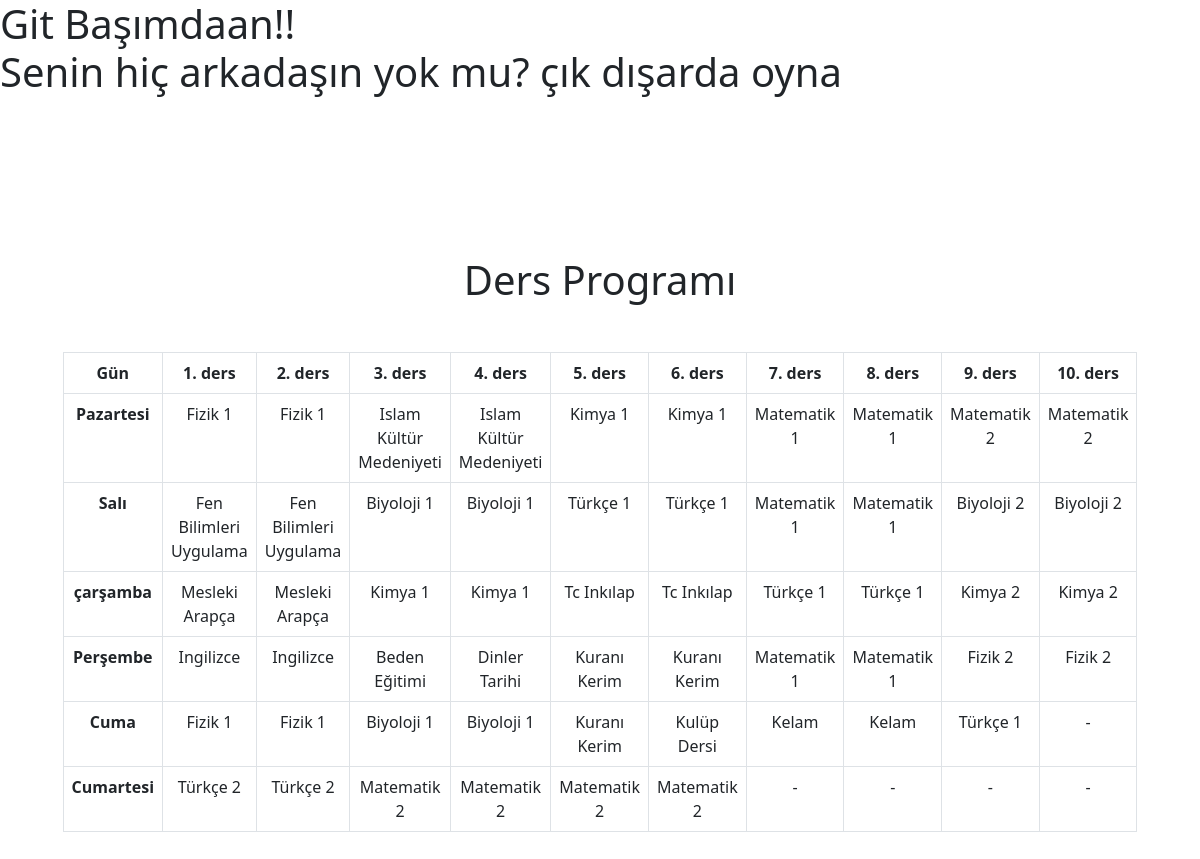
The page / on the database its author committed.
### tables this page shows
CREATE TABLE lesson(
id TEXT UNIQUE PRIMARY KEY,
name TEXT NOT NULL,
teacher TEXT NOT NULL,
homework TEXT);

### index.php (the view, shortened to what this page needs)
<!DOCTYPE html>
<html lang="en">
<head>
	<link href="https://cdn.jsdelivr.net/npm/bootstrap@5.2.1/dist/css/bootstrap.min.css" rel="stylesheet">
</head>
<body>
<?php
$day = strtolower(date('l', strtotime(date("y-m-d"))));
$gunler = ["pazartesi","salı","çarşamba","perşembe","cuma","cumartesi"];
$time = [date("H"), date("i")];
$wkns_times = ["08300910", "09100950", "10051045", "10451125", "11401220", "12201300"];
switch ($day) {
	case "sunday":
		$day = "pazar";
		$times = $wkns_times;
		break;
}
if ($day)
{
	function get_lessons($day)
	{
		return $less;
	}
	$less = get_lessons($day);
	function which_lesson($times, $time, $less)
	{
		$not_tenefus = false;
		for ($a=0; $a < sizeof($times); $a++)
		{
			$ttimes = str_split($times[$a], 2);
		}
		return [$not_tenefus, $w_time, $aa, $ll];
	}
	$not_tenefus = which_lesson($times, $time, $less)[0];
	$w_time = which_lesson($times, $time, $less)[1];
	$aa = which_lesson($times, $time, $less)[2];
	function lesson_infos($ll)
	{
		$dir = "sqlite:db.sqlite";
		$dhb = new PDO($dir);
		$husamettin = "SELECT * FROM lesson WHERE id='".$ll."'";
		$result = $dhb->query($husamettin);
		foreach ($result as $row)
		{
			$les = $row;
		}
		return $les;
	}
	function get_all_lessons($gunler)
	{
		$dir = "sqlite:db.sqlite";
		$dhb = new PDO($dir);
		$abd = "SELECT lessons FROM day;";
		$result = $dhb->query($abd);
		$b = 0;
		$ttr = [];
		foreach($result as $row)
		{
			$all_lessons = str_split($row[0], 4);
			foreach($all_lessons as $lessonn)
			{
				$ttr[$b][] = $lessonn;
			}
			$b+=1;
		}
		return $ttr;
	}
	$lesss = get_all_lessons($gunler);
}
if ($day == "pazar") $tatil = true;
?>
	<?php if($tatil) {echo "<h1>Git Başımdaan!!<br>Senin hiç arkadaşın yok mu? çık dışarda oyna</h1>";} ?>
<h1 style="text-align: center; margin-bottom: 3rem;" class="text">Ders Programı</h1>
<table style="width: 80%; margin: 0 auto; margin-bottom: 13rem;" class="table table-bordered">
  <thead class="thead-dark">
    <tr>
      <th scope="col" style='text-align: center;'>Gün</th>
<?php
for($r=0;$r<10;$r++)
{
	if($r==$aa && $not_tenefus) echo '<th scope="col" class="text-light bg-secondary" style="text-align: center;">'.($r+1).'. ders</th>';
	else echo '<th scope="col" style="text-align: center;">'.($r+1).'. ders</th>';
}
?>
    </tr>
  </thead>
  <tbody>
<?php
$a = 0;
foreach($lesss as $le)
{
	if($gunler[$a] == $day && $tatil == false) echo "<tr class='bg-secondary text-light'>";
	else echo "<tr>";
	echo "<th scope='row' style='text-align: center;'>".ucwords($gunler[$a])."</th>";
	$o = 0;
	foreach($le as $l)
	{
		if ($o == $aa && $gunler[$a] == $day && $not_tenefus) echo "<td style='text-align: center;' class='bg-dark'>".ucwords(lesson_infos($l)["name"])."</td>";
		else if ($o == $aa && $not_tenefus) echo "<td style='text-align: center;' class='bg-secondary text-light'>".ucwords(lesson_infos($l)["name"])."</td>";
		else echo "<td style='text-align: center;'>".ucwords(lesson_infos($l)["name"])."</td>";
		$o+=1;
	}
	for($f=sizeof($le); $f<10; $f++)
	{
		echo "<td style='text-align: center;'>-</td>";
	}
	echo "</tr>";
	$a+=1;
}
?>
  </tbody>
</table>
</body>
</html>

### rows shown on the page
lesson: name "Fizik 1"
lesson: name "Islam Kültür Medeniyeti"
lesson: name "Kimya 1"
lesson: name "Matematik 1"
lesson: name "Matematik 2", a "Cumartesi", name "Türkçe 2"
lesson: name "Fen Bilimleri Uygulama"
lesson: name "Biyoloji 1"
lesson: name "Türkçe 1"
lesson: name "Biyoloji 2"
lesson: name "Mesleki Arapça"
lesson: name "Tc Inkılap"
lesson: name "Kimya 2"
lesson: name "Ingilizce"
lesson: name "Beden Eğitimi"
lesson: name "Dinler Tarihi"
lesson: name "Kuranı Kerim"
lesson: name "Fizik 2"
lesson: name "Kulüp Dersi"
lesson: name "Kelam"
lesson: name "Türkçe 2"

### other values the page prints
$gunler[$a] "Pazartesi"
lesson_infos($l)["name"] "Fizik 1"
lesson_infos($l)["name"] "Islam Kültür Medeniyeti"
lesson_infos($l)["name"] "Kimya 1"
lesson_infos($l)["name"] "Matematik 1"
lesson_infos($l)["name"] "Matematik 2"
$gunler[$a] "Salı"
lesson_infos($l)["name"] "Fen Bilimleri Uygulama"
lesson_infos($l)["name"] "Biyoloji 1"
lesson_infos($l)["name"] "Türkçe 1"
lesson_infos($l)["name"] "Biyoloji 2"
$gunler[$a] "çarşamba"
lesson_infos($l)["name"] "Mesleki Arapça"
lesson_infos($l)["name"] "Tc Inkılap"
lesson_infos($l)["name"] "Kimya 2"
